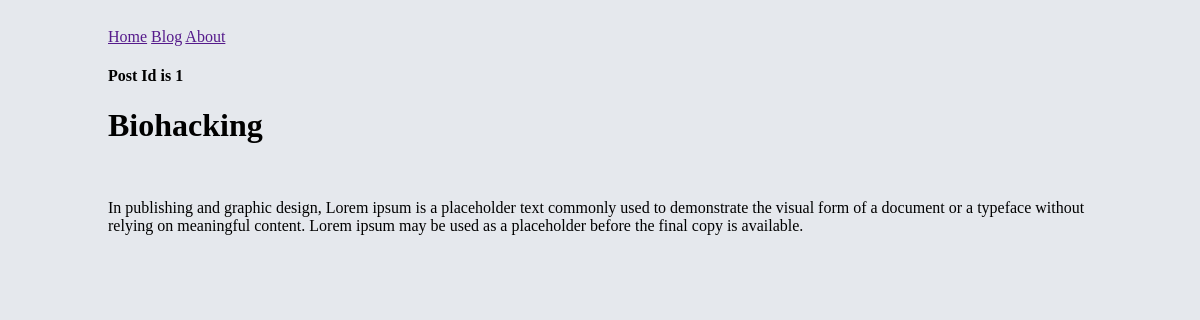
Page /post/biohacking on the committed database.
### blog/models.py (models this page shows, shortened)
class Post(models.Model):
    title = models.CharField(max_length=100)
    content = models.TextField()
    img_url = models.URLField()
    created_at = models.DateTimeField(auto_now_add=True)
    slug = models.SlugField(unique=True)
    category = models.ForeignKey(Category, on_delete=models.CASCADE)

### blog/views.py (the view)
# urls.py: path("post/<str:slug>", views.detail, name="detail"),
def detail(request, slug):
    post = Post.objects.get(slug=slug)
    return render(request, "detail.html", {'post': post})

### blog/templates/detail.html (shortened to what this page needs)
{% extends 'base.html' %}
{% block content %}
    <div>
        <h4>Post Id is {{post.id}}</h4>
        <h1> {{ post.title }} </h1>
        <p>{{ post.content }}</p>
    </div>
{% endblock %}

### blog/static/style.css (style rules this page uses)
body { padding: 20px 100px; background-color: #E5E8ED; }

### rows in the picture
Post: id "1", title "Biohacking", content "In publishing and graphic design, Lorem ipsum is a placeholder text commonly used to demonstrate the visual form of a document or a typeface without relying on meaningful content. Lorem ipsum may be used as a placeholder before the final copy is available."
